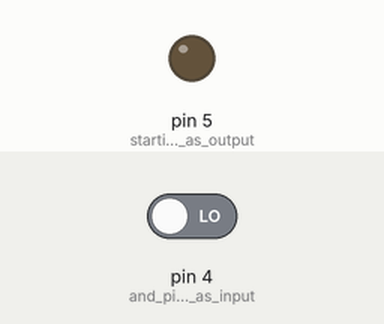
Bench run of a sketch on a simulated Arduino Uno, built with avr-gcc and run on an emulated ATmega328P. On the bench: output pins drawn as LEDs (lit = HIGH). The test bench sets the inputs (shaded band); at power-on: pin 4 (and_pin_4_as_input) LOW. What the sketch prints to the serial monitor is not drawn.

Above: at 1.5 s.
At 3.1 s:
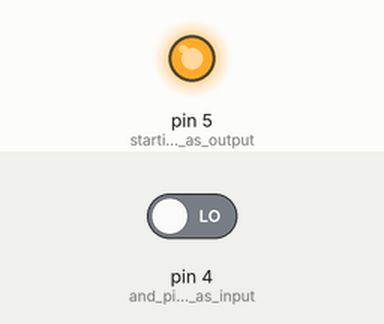
Timing chart, 0 to 5.6 s (numbered marks = the images above):
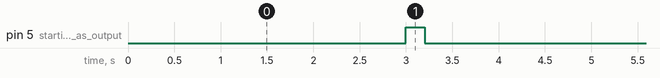

The sketch:

UltraSonic_PROJECT___arduino_code_.ino
```cpp
const int echoPin = 4; // EchoPIN
const int triggerPin = 5; // TriggerPin

//Siemens Grp4 Ultrasonic Sensor Project
// USM works by emitting an utrasonic wave from the sensor head
// and receives the reflected wave back from the target object.
//measures distance from two cm to 400cm, with an accuracy of about 3mm raised
//module includes U-transmitter,receiver & a control circuit(D=txspeed of sound/2)
//to send wave, trigger pin is set high for a min of 10ms
//echo pin input the distace travelled ie trigger pin sends wave and echo pin receives it

void setup()
{
  Serial.begin(9600); // baud rate of 9600 means the v-terminal would work at 9600 display per second
  pinMode(5, OUTPUT); // starting 5 as output
  pinMode(4, INPUT); // and pin 4 as input

}

void loop()
{
  long duration, inches, cm;

  digitalWrite(5, LOW);
  delay(3000);

  digitalWrite(5, HIGH);
  delay(200);  //printing distance per 2 microsec

  digitalWrite(5, LOW);


  duration = pulseIn(4, HIGH); // using pulsin function to determine total time
  inches = microsecondsToInches(duration); // calling method for inches
  cm = microsecondsToCentimeters(duration); // calling method for cm

  Serial.print(inches);// telling the serial v-terminal to print in(for inches) & cm(for centimeters)
  Serial.print("in, ");
  Serial.print(cm);
  Serial.print("cm");
  Serial.println();
  delay(100);
}

// DISTANCE CALC. METHOD

long microsecondsToInches(long microseconds) // method to covert microsec to inches
{
 return microseconds / 74 / 2; // sound travels 340 second per meter, thus, 29.412microseconds per centimeter
                               // hence approx 29/2 and 74/2 for converting the microsec to cm and inches resp.
                               //since we measuring only the time by speed of sound btwn the trigPin and target
}

long microsecondsToCentimeters(long microseconds) // method to covert microsec to centimeters
{
   return microseconds / 29 / 2;
}
```

Measured:
- by itself, pin 5 (starting_5_as_output): alternates HIGH for 0.20 s and LOW for 4.1 s
